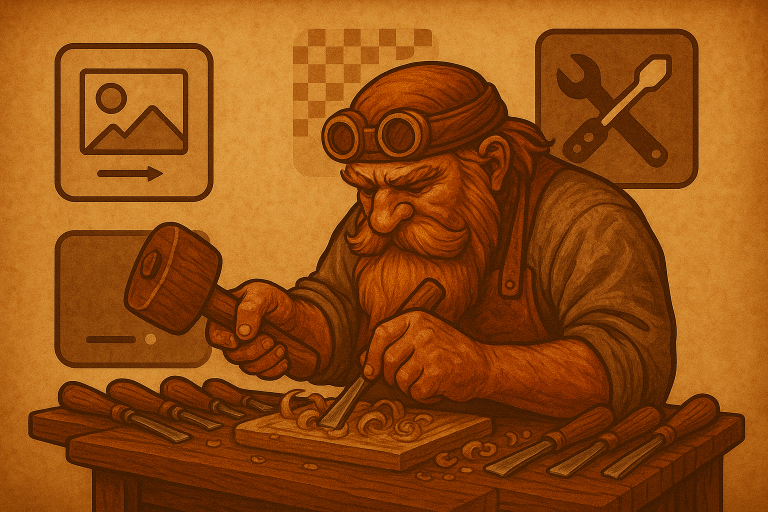
#> input picture vibe.png, 1536 x 1024 px (shown at 1/2 size)
$ python poster_splitter.py vibe.png --width 1.0 --height 1.0
#> lines starting #> are read from the running program, lines starting #| are printed output that depends on the picture
#> in main, img is the input picture: PIL image 1536x1024 RGB; mean R, G, B 149.4, 78.7, 17.5
#| Original image size: 1536 x 1024 px
#!/usr/bin/env python3
"""
Script to scale an image to specified physical size, split it into A4 pages, and generate a printable PDF poster template.
"""

import argparse
import math
import os
from PIL import Image
from reportlab.pdfgen import canvas
from reportlab.lib.pagesizes import A4
from reportlab.lib.units import cm

def mm_to_px(mm, dpi):
    return int((mm / 25.4) * dpi)

def cm_to_px(cm_val, dpi):
    return int((cm_val / 2.54) * dpi)

def split_image_to_pages(image, target_width_cm, target_height_cm, dpi=300):
    # Розрахунок цільових розмірів у пікселях
#> called with target_width_cm = 1, target_height_cm = 1, dpi = 300
    target_width_px = cm_to_px(target_width_cm, dpi)
    target_height_px = cm_to_px(target_height_cm, dpi)

    # Масштабуємо зображення з збереженням пропорцій
    img_ratio = image.width / image.height
#> img_ratio = 1.5
    target_ratio = target_width_px / target_height_px
    if img_ratio > target_ratio:
        # Зображення ширше — підганяємо по ширині
        new_width = target_width_px
        new_height = int(target_width_px / img_ratio)
#> new_height = 78
    else:
        # Зображення вище — підганяємо по висоті
        new_height = target_height_px
        new_width = int(target_height_px * img_ratio)
    scaled_img = image.resize((new_width, new_height), Image.LANCZOS)
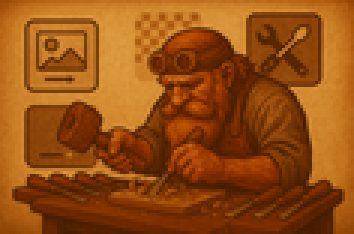
#> scaled_img: PIL image 118x78 RGB (shown 3 times larger); mean R, G, B 149.4, 78.7, 17.5

    # Створюємо білий фон потрібного розміру
    background = Image.new('RGBA' if image.mode in ('RGBA', 'LA', 'P') else 'RGB', (target_width_px, target_height_px), (255, 255, 255, 0) if image.mode in ('RGBA', 'LA', 'P') else (255, 255, 255))
#> background: PIL image 118x118 RGB; every value is 255
    # Центруємо зображення
    offset_x = (target_width_px - new_width) // 2
    offset_y = (target_height_px - new_height) // 2
#> offset_y = 20
    background.paste(scaled_img, (offset_x, offset_y), scaled_img if scaled_img.mode in ('RGBA', 'LA') else None)
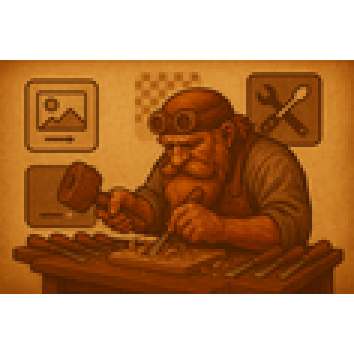
#> background: PIL image 118x118 RGB (shown 3 times larger); mean R, G, B 185.2, 138.5, 98

    # Далі як раніше: ріжемо на сторінки
    a4_width_px = cm_to_px(21.0, dpi)
    a4_height_px = cm_to_px(29.7, dpi)
    pages_x = math.ceil(target_width_px / a4_width_px)
    pages_y = math.ceil(target_height_px / a4_height_px)
    pages = []
    for y in range(pages_y):
        for x in range(pages_x):
            left = x * a4_width_px
            upper = y * a4_height_px
            right = min(left + a4_width_px, target_width_px)
            lower = min(upper + a4_height_px, target_height_px)
            crop = background.crop((left, upper, right, lower))
            pages.append(crop)
#> after the loop, pages = 1 item
    return pages, pages_x, pages_y

def save_pages_to_pdf(pages, output_path, pages_x, pages_y, dpi=300):
    c = canvas.Canvas(output_path, pagesize=A4)
    a4_width_pt, a4_height_pt = A4
    for idx, img in enumerate(pages):
        # Зберігаємо crop у тимчасовий файл
        temp_path = f"temp_page_{idx}.jpg"
        # Convert to RGB and handle transparency (white background)
        if img.mode in ('RGBA', 'LA') or (img.mode == 'P' and 'transparency' in img.info):
            background = Image.new('RGB', img.size, (255, 255, 255))
            background.paste(img, mask=img.split()[-1])
            img_rgb = background
        else:
            img_rgb = img.convert('RGB')
        img_rgb.save(temp_path, 'JPEG', quality=95)
        # Вставляємо на сторінку PDF
        c.drawImage(temp_path, 0, 0, width=a4_width_pt, height=a4_height_pt)
        # (Опціонально) Додаємо мітки для склеювання
        c.setStrokeColorRGB(0, 0, 0)
        c.setLineWidth(0.5)
        c.line(0, 0, 20, 0)  # Нижній лівий кут
        c.line(0, 0, 0, 20)
        c.line(a4_width_pt, 0, a4_width_pt-20, 0)
        c.line(a4_width_pt, 0, a4_width_pt, 20)
        c.line(0, a4_height_pt, 20, a4_height_pt)
        c.line(0, a4_height_pt, 0, a4_height_pt-20)
        c.line(a4_width_pt, a4_height_pt, a4_width_pt-20, a4_height_pt)
        c.line(a4_width_pt, a4_height_pt, a4_width_pt, a4_height_pt-20)
        # Додаємо координати сторінки у лівий верхній кут
        row = (idx // pages_x) + 1
        col = (idx % pages_x) + 1
        label = f"Row {row}, Col {col}"
        c.setFont("Helvetica", 12)
        c.setFillColorRGB(0, 0, 0)
        c.drawString(20, a4_height_pt - 25, label)
        c.showPage()
        os.remove(temp_path)
    c.save()

def main():
    parser = argparse.ArgumentParser(description="Scale image to physical size, split into A4 pages, and generate PDF poster template.")
    parser.add_argument("image_path", help="Path to input image (JPG, PNG, etc.)")
    parser.add_argument("-w", "--width", type=float, required=True, help="Target width in cm")
    parser.add_argument("-t", "--height", type=float, required=True, help="Target height in cm")
    parser.add_argument("-o", "--output", help="Output PDF file (default: <image>_poster.pdf)")
    parser.add_argument("--dpi", type=int, default=300, help="DPI for scaling (default: 300)")
    args = parser.parse_args()

    if not os.path.exists(args.image_path):
        print(f"Error: File {args.image_path} not found!")
        return
    img = Image.open(args.image_path)
    print(f"Original image size: {img.size[0]} x {img.size[1]} px")
    print(f"Scaling to: {args.width} x {args.height} cm at {args.dpi} DPI")
    pages, pages_x, pages_y = split_image_to_pages(img, args.width, args.height, args.dpi)
#> pages = 1 item; pages_x = 1; pages_y = 1
    print(f"Pages needed: {pages_x} x {pages_y} = {len(pages)} sheets of A4")
#| Pages needed: 1 x 1 = 1 sheets of A4
    output_pdf = args.output if args.output else f"{os.path.splitext(args.image_path)[0]}_poster.pdf"
    save_pages_to_pdf(pages, output_pdf, pages_x, pages_y, args.dpi)
#> (the call stopped at in save_pages_to_pdf, `c = canvas.Canvas(output_path, pagesize=A4)`: reportlab is not available in this run)
    print(f"✅ PDF poster saved as: {output_pdf}")
    print(f"Each page is A4 size. Print and assemble as a template!")

if __name__ == "__main__":
    main()
